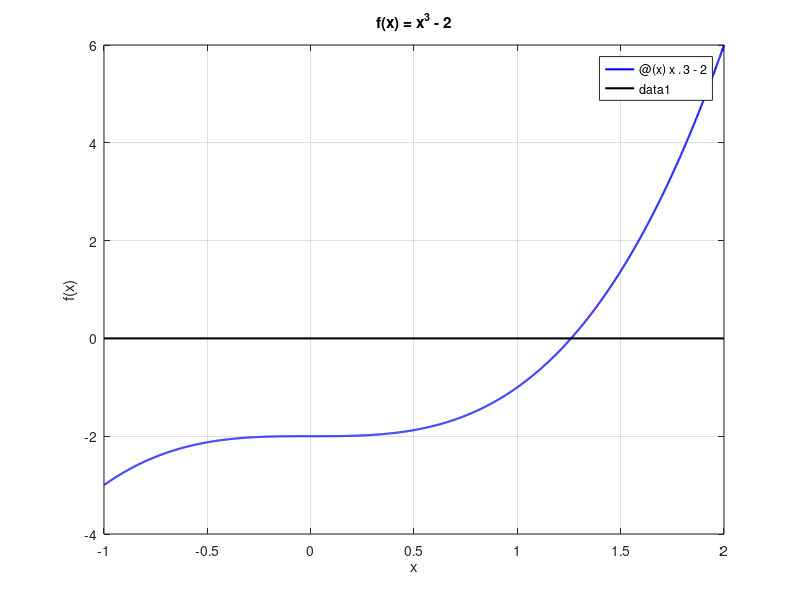

The MATLAB script that drew this image: (Note: this script raises an error after producing the figure.)
% ==========================================
% ESERCIZIO PROPOSTO 2: Zero di f(x) = x^3 - 2 con bisezione e Newton
% ==========================================

clear; clc;  % Pulisco workspace e command window

% --- Parametri di input ---
f  = @(x) x.^3 - 2;              % Funzione di cui cerco lo zero
df = @(x) 3*x.^2;                % Derivata prima di f
xmin = -1; xmax = 2;             % Intervallo per il grafico
a = 1; b = 2;                    % Intervallo per la bisezione: f(1) < 0, f(2) > 0
x0 = 2;                          % Punto iniziale per Newton: f(x0)*f''(x0) > 0 (NON x0 = 0: f'(0) = 0)
tol = 1e-8;                      % Tolleranza (per entrambi i metodi)
maxit = 100;                     % Numero massimo di iterazioni
nomefile = 'risultati_esproposto2.txt';   % File in cui salvo i risultati

% --- Punto 1: grafico della funzione per scegliere [a, b] e x0 ---
figure(1);
% 1. Disegno la funzione f(x)
fplot(f, [xmin xmax], 'b-', 'LineWidth', 1.5);
hold on;  % Mantengo la figura per aggiungere l'asse x

% 2. Disegno l'asse x
plot([xmin xmax], [0 0], 'k-', 'LineWidth', 1.5);
hold off;

% 3. Aggiungo titolo, etichette e griglia
title('f(x) = x^3 - 2');
xlabel('x');
ylabel('f(x)');
grid on;

% --- Punto 2: bisezione e Newton ---
[cB, iterB, slB, wrB] = bisezione(a, b, tol, tol, maxit, f);
[xN, iterN, scartiN] = newton(f, df, x0, tol, maxit);
nstima = ceil(log2((b - a) / tol)) - 1;   % Iterazioni stimate per la bisezione

% --- Punti 3 e 4: stampa ordinata a video e su file ---
fid = fopen(nomefile, 'wt');   % Apro il file in scrittura (modalità testo)
if fid == -1
    disp('Errore: impossibile aprire il file dei risultati');
    return;
end

for dest = [1, fid]   % 1 = Command Window, fid = file: scrivo lo stesso testo in entrambi
    % 1. Intestazione
    fprintf(dest, '=== Equazione 2: x^3 - 2 = 0 ===\n\n');

    % 2. Tabella della bisezione
    fprintf(dest, 'Metodo di bisezione in [%g, %g] \n', a, b);
    fprintf(dest, '%5s %22s %12s %12s \n', 'k', 'c_k', 'semilung.', 'res. pesato');
    fprintf(dest, '%5d %22.15f %12.2e %12.2e \n', [(1:iterB)', cB, slB, wrB]');

    % 3. Tabella di Newton (al passo 1 c'è solo x0, quindi nessuno scarto)
    fprintf(dest, '\nMetodo di Newton (x0 = %g) \n', x0);
    fprintf(dest, '%5s %22s %14s \n', 'k', 'x_k', 'scarto s_k');
    fprintf(dest, '%5d %22.15f %14s \n', 1, xN(1), '-');
    for k = 2:iterN+1
        fprintf(dest, '%5d %22.15f %14.2e \n', k, xN(k), scartiN(k-1));
    end

    % 4. Riepilogo a confronto (qui conosco anche la soluzione esatta 2^(1/3))
    fprintf(dest, '\n%-35s %20s %20s \n', '', 'Bisezione', 'Newton');
    fprintf(dest, '%-35s %20.15f %20.15f \n', 'Soluzione approssimata:', cB(end), xN(end));
    fprintf(dest, '%-35s %20.2e %20.2e \n', 'Errore assoluto vs 2^(1/3):', abs(cB(end) - 2^(1/3)), abs(xN(end) - 2^(1/3)));
    fprintf(dest, '%-35s %20d %20d \n', 'Iterazioni eseguite:', iterB, iterN);
    fprintf(dest, '%-35s %20d %20s \n', 'Iterazioni stimate (bisezione):', nstima, '-');
    fprintf(dest, '\n');
end

fclose(fid);   % Chiudo il file
fprintf('Risultati salvati nel file %s\n', nomefile);

% --- Punto 3: profili di convergenza dei due metodi ---
figure(2);
% 1. Disegno i residui pesati della bisezione
semilogy(1:iterB, wrB, 'b-o', 'LineWidth', 1.5);
hold on;  % Mantengo la figura per aggiungere Newton

% 2. Disegno gli scarti di Newton
semilogy(1:iterN, abs(scartiN), 'm-*', 'LineWidth', 1.5);
hold off;

% 3. Aggiungo titolo, etichette, legenda e griglia
title('Profili di convergenza: f(x) = x^3 - 2');
xlabel('N. iterazioni');
ylabel('residuo pesato / |scarto|');
legend('Bisezione (residuo pesato)', 'Newton (scarto)');
grid on;


% --- Salvataggio del grafico per il README ---
cartella = fullfile(fileparts(mfilename('fullpath')), 'img');                         % Cartella img accanto allo script
if ~exist(cartella, 'dir'), mkdir(cartella); end                                       % La creo se non esiste
exportgraphics(figure(2), fullfile(cartella, 'esproposto2.png'), 'Resolution', 150);   % Salvo i profili di convergenza
